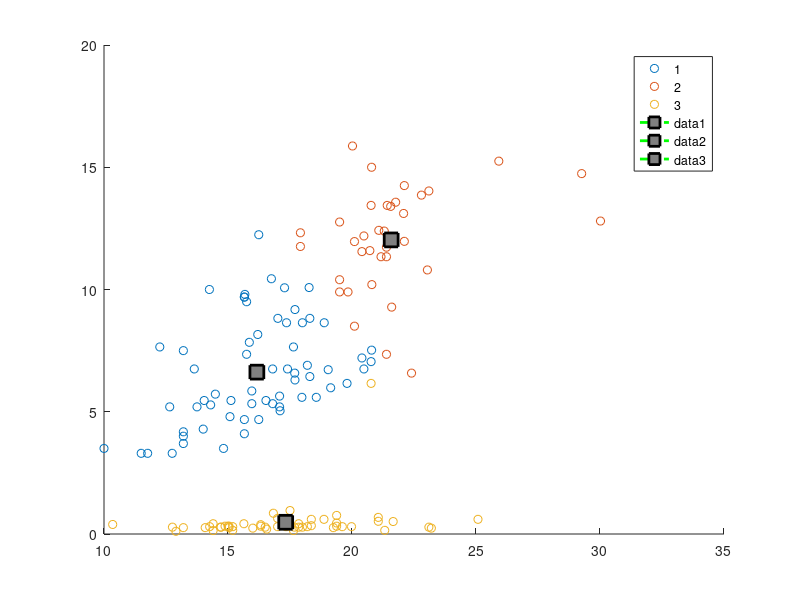

This figure's MATLAB source:
%%
clear; clc; close all;

load fisheriris;

clear species;
%%
X2 = meas;

X(:,1) = X2(:,1) .* X2(:,2); 
X(:,2) = X2(:,3) .* X2(:,4);

%X = (X - (repmat(mean(X),150,1))) ./ (repmat(std(X),150,1));

labels = ones(150,1)*-1;

k = 3;

for i=1:k
    %semente(i,:) = rand*mean(X);
    r = round(rand*150);
    semente(i,:) = X(r,:)
end

for i=1:2
    
    for j=1:150
        dist = pdist2(X(j,:), semente);
        [V I] = min(dist);
        labels(j) = I;
    end
    
    for j=1:k
        semente(j,:)= mean(X(labels==j,:));
    end
    
end

gscatter(X(:,1),X(:,2),labels);

for j=1:k
    hold on;
    plot(semente(j,1), semente(j,2), '--gs',...
    'LineWidth',2,...
    'MarkerSize',10,...
    'MarkerEdgeColor','black',...
    'MarkerFaceColor',[0.5,0.5,0.5]);
    semente(j,:)= mean(X(labels==j,:));
end

hold off;

%close all;    
%gscatter(semente(1,:),semente(2,:),[4 5], 'g');